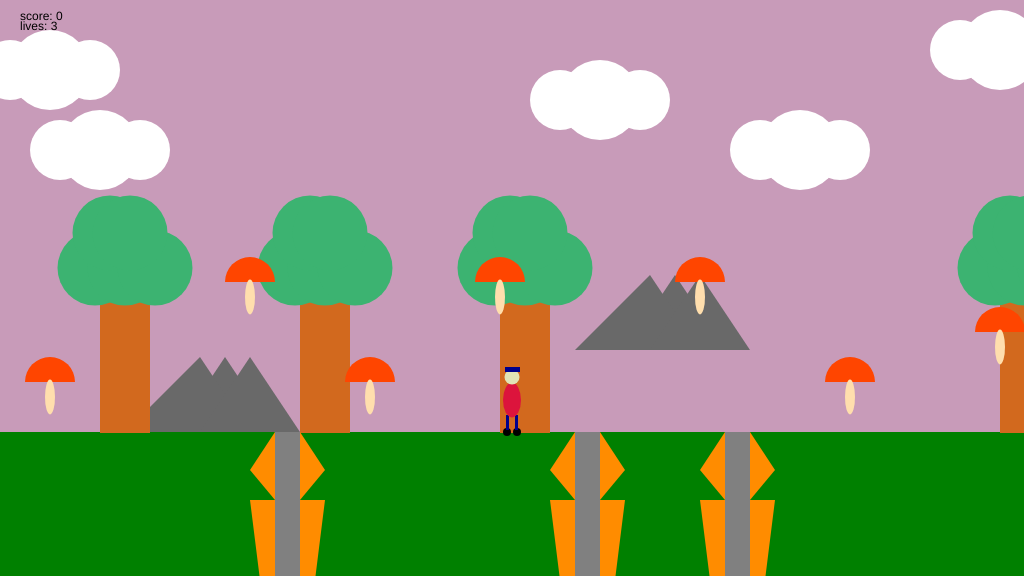
Frame 1 (no input)
Frame 60 (no input): identical to frame 1, image omitted
Frame 120 (the mouse pressed at the canvas centre since frame 60): identical to frame 1, image omitted

The p5.js sketch that drew this single still picture (run headless with seeded random() and noise() and a simulated clock; from frame 60 on, the mouse is pressed at the canvas centre):

// p5.js sketch
// ── sketch.js
/*

The Game Project 6 - Bring it all together

*/

var gameChar_x;
var gameChar_y;
var floorPos_y;
var scrollPos;
var gameChar_world_x;

var isLeft;
var isRight;
var isFalling;
var isPlummeting;
var isJumping;
var isTrapped;

var game_score;
var flagpole;
var lives;
var plattforms;

function setup(){
	createCanvas(1024, 576);
	floorPos_y = height * 3/4;
    
    lives = 3;
    
    startGame();
}


function draw(){
	background(200, 155, 185); //fill the background

	noStroke();
	fill(0, 128, 0);
	rect(0, floorPos_y, width, height/4); //fill the ground

    push();
    translate(scrollPos, 0);
    
	// Draw clouds.
    drawClouds();

	// Draw mountains.
    drawMountains();
    
	// Draw trees.
    drawTrees();
    
	// Draw canyons.
    for(var i = 0; i<canyons.length; i++){
        drawCanyon(canyons[i]);
        checkCanyon(canyons[i]);
    }
    
	// Draw collectable items.
   for(var j = 0; j<collectables.length; j++){
       if(!collectables[j].isFound){
            drawCollectable(collectables[j]);
            checkCollectable(collectables[j]);
       }
   }
    
    
    renderFlagpole();
        
    pop();
    
    
	// Draw game character.
	
	drawGameChar();
    
    //draw game score
    fill(0);
    noStroke();
    text("score: " + game_score, 20, 20);
    
    //draw life tokens
    noStroke();
    text("lives: " + lives, 20, 30);
    
     if(lives < 1){
            fill(0);
            noStroke();
            textSize(50);
            text("GAME OVER!!! Press space to continue", 75, 250);
            textSize(12);
            return;
        }
    
    if(flagpole.isReached){
        fill(0);
            noStroke();
            textSize(50);
            text("Level complete. Press space to continue", 75, 250);
            textSize(12);
            return;
    }

	//Logic to make the game character move or the background scroll.
	if(isLeft){
		if(gameChar_x > width * 0.2)
		{
			gameChar_x -= 5;
		}
		else
		{
			scrollPos += 5;
		}
	}

	if(isRight){
		if(gameChar_x < width * 0.8)
		{
			gameChar_x  += 5;
		}
		else
		{
			scrollPos -= 5; // negative for moving against the background
		}
	}

	// Logic to make the game character rise and fall.
     if(isFalling){
        gameChar_y -= 5;
    }
    
    
    if(isPlummeting){
        gameChar_y = min(gameChar_y+2, floorPos_y);
    }
    
    if(isTrapped){
       gameChar_y += 9;
       }
       
    
    if(!flagpole.isReached){
    checkFlagpole();
    }

	//Update real position of gameChar for collision detection.
	gameChar_world_x = gameChar_x - scrollPos;
    
    checkPlayerDie();
}



    //Function to start game
function startGame(){
    gameChar_x = width/2;
	gameChar_y = floorPos_y;

	// Variable to control the background scrolling.
	scrollPos = 0;

	// Variable to store the real position of the gameChar in the game
	// world. Needed for collision detection.
	gameChar_world_x = gameChar_x - scrollPos;

	// Boolean variables to control the movement of the game character.
	isLeft = false;
	isRight = false;
	isFalling = false;
	isPlummeting = false;
    isTrapped = false;

	// Initialise arrays of scenery objects.
    trees_x = [-650, -350, -150, 100, 300, 500, 1000, 1300, 1500, 2000, 2500];
    treePos_y = height/2;
    
    clouds = [{x_pos: -300, y_pos: 100, size: 80},
              {x_pos: -100, y_pos: 50, size: 80},
              {x_pos: 50, y_pos: 70, size: 80},
              {x_pos: 100, y_pos: 150, size: 80}, 
              {x_pos: 600, y_pos: 100, size: 80}, 
              {x_pos: 800, y_pos: 150, size: 80},
              {x_pos: 1000, y_pos: 50, size: 80},
              {x_pos: 1300, y_pos: 50, size: 80},
              {x_pos: 1500, y_pos: 100, size: 80},
              {x_pos: 1700, y_pos: 100, size: 80},
              {x_pos: 2000, y_pos: 50, size: 80},
              {x_pos: 2300, y_pos: 150, size: 80},
              {x_pos: 2700, y_pos: 100, size: 80}];
    
    mountains = [{x_pos: -500, y_pos: floorPos_y}, 
                 {x_pos: 200, y_pos: floorPos_y}, 
                 {x_pos: 650, y_pos: 350}, 
                 {x_pos: 1800, y_pos: 400}, 
                 {x_pos: 2200, y_pos: 350}];
    
    canyons = [{x_pos:550, width: 100}, {x_pos:250, width: 100}, {x_pos:700, width: 100}, {x_pos:1700, width: 100}];
    
    collectables = [{x_pos: 50, y_pos: floorPos_y-50, size: 50, isFound: false}, 
                    {x_pos: 250, y_pos: floorPos_y-150, size: 50, isFound: false}, 
                    {x_pos: 370, y_pos: floorPos_y-50, size: 50, isFound: false}, 
                    {x_pos: 500, y_pos: floorPos_y-150, size: 50, isFound: false}, 
                    {x_pos: 700, y_pos: floorPos_y-150, size: 50, isFound: false}, 
                    {x_pos: 850, y_pos: floorPos_y-50, size: 50, isFound: false},
                    {x_pos: 1000, y_pos: floorPos_y-100, size: 50, isFound: false},
                    {x_pos: 1150, y_pos: floorPos_y-50, size: 50, isFound: false},
                    {x_pos: 1400, y_pos: floorPos_y-110, size: 50, isFound: false},
                    {x_pos: 1550, y_pos: floorPos_y-95, size: 50, isFound: false},
                    {x_pos: 1900, y_pos: floorPos_y-50, size: 50, isFound: false},
                    {x_pos: 2100, y_pos: floorPos_y-100, size: 50, isFound: false},
                    {x_pos: 2340, y_pos: floorPos_y-95, size: 50, isFound: false}];
    
    
    game_score = 0;
    
    flagpole = {isReached: false, x_pos: 2700};
}

// ---------------------
// Key control functions
// ---------------------

function keyPressed(){

	//open up the console to see how these work
	console.log("keyPressed: " + key);
	console.log("keyPressed: " + keyCode);
    
    //left arrow pressed
    if(keyCode == 37){
        console.log("left arrow");
        isLeft = true;
    }
    //right key pressed
    else if(keyCode == 39){
        console.log("right arrow");
        isRight = true;
    }
    //top key pressed
    else if(keyCode == 38){
        console.log("top arrow");
        isFalling = true;
        isPlummeting = false;
    }

}

function keyReleased(){

	console.log("release" + keyCode);
	console.log("release" + key);

     //left arrow released
    if(keyCode == 37){
        console.log("left arrow");
        isLeft = false;
    }
    //right key released
    else if(keyCode == 39){
        console.log("right arrow");
        isRight = false;
    }
    //top key released
    else if(keyCode == 38){
        console.log("top arrow");
        isFalling = false;
        isPlummeting = true;
    }
}


// ------------------------------
// Game character render function
// ------------------------------

// Function to draw the game character.

function drawGameChar(){

	if(isLeft && isFalling){
		// add your jumping-left code
        //feet
        fill(0);
        ellipse(gameChar_x-8, gameChar_y-8, 8, 8);
        ellipse(gameChar_x, gameChar_y-8, 8, 8);
    
        //legs
        fill(0,0,139);
        rect(gameChar_x-7, gameChar_y-20, 3, 10);
        rect(gameChar_x, gameChar_y-20, 3, 10);
    
        //body
        fill(220,20,60);
        ellipse(gameChar_x-3, gameChar_y-32, 18, 30);
    
        //face
        fill(225,228,181);
        ellipse(gameChar_x-3, gameChar_y-55, 15, 15);
    
        //hat
        fill(0,0,139);
        rect(gameChar_x-12, gameChar_y-70, 15, 5);

	   }
	   else if(isRight && isFalling){
		// add your jumping-right code
        //feet
        fill(0);
        ellipse(gameChar_x, gameChar_y-8, 8, 8);
        ellipse(gameChar_x+7, gameChar_y-8, 8, 8);
    
        //legs
        fill(0,0,139);
        rect(gameChar_x-3, gameChar_y-20, 3, 10);
        rect(gameChar_x+4, gameChar_y-20, 3, 10);
    
        //body
        fill(220,20,60);
        ellipse(gameChar_x+3, gameChar_y-32, 18, 30);
    
        //face
        fill(225,228,181);
        ellipse(gameChar_x+3, gameChar_y-55, 15, 15);
    
        //hat
        fill(0,0,139);
        rect(gameChar_x-2, gameChar_y-70, 15, 5);

	}
	else if(isLeft){
		// add your walking left code
        //feet
        fill(0);
        ellipse(gameChar_x-2, gameChar_y, 8, 8);
        ellipse(gameChar_x+1, gameChar_y, 8, 8);
    
        //legs
        fill(0,0,139);
        rect(gameChar_x-2, gameChar_y-17, 3, 15);
        rect(gameChar_x+1, gameChar_y-17, 3, 15);
    
        //body
        fill(220,20,60);
        ellipse(gameChar_x, gameChar_y-32, 18, 35);
    
        //face
        fill(225,228,181);
        ellipse(gameChar_x, gameChar_y-55, 15, 15);
    
        //hat
        fill(0,0,139);
        rect(gameChar_x-10, gameChar_y-65, 15, 5);

	}
	else if(isRight){
		// add your walking right code
        //feet
        fill(0);
        ellipse(gameChar_x-2, gameChar_y, 8, 8);
        ellipse(gameChar_x+2, gameChar_y, 8, 8);
    
        //legs
        fill(0,0,139);
        rect(gameChar_x-4, gameChar_y-17, 3, 15);
        rect(gameChar_x-1, gameChar_y-17, 3, 15);
    
        //body
        fill(220,20,60);
        ellipse(gameChar_x, gameChar_y-32, 18, 35);
    
        //face
        fill(225,228,181);
        ellipse(gameChar_x, gameChar_y-55, 15, 15);
    
        //hat
        fill(0,0,139);
        rect(gameChar_x-5, gameChar_y-65, 15, 5);

	}
	else if(isFalling || isPlummeting){
		// add your jumping facing forwards code
         //feet
        fill(0);
        ellipse(gameChar_x-5, gameChar_y-8, 8, 8);
        ellipse(gameChar_x+5, gameChar_y-8, 8, 8);
    
        //legs
        fill(0,0,139);
        rect(gameChar_x-6, gameChar_y-20, 3, 10);
        rect(gameChar_x+3, gameChar_y-20, 3, 10);
    
        //body
        fill(220,20,60);
        ellipse(gameChar_x, gameChar_y-32, 18, 30);
    
        //face
        fill(225,228,181);
        ellipse(gameChar_x, gameChar_y-55, 15, 15);
    
        //hat
        fill(0,0,139);
        rect(gameChar_x-7, gameChar_y-70, 15, 5);

	}
	else{
		// add your standing front facing code
        //feet
        fill(0);
        ellipse(gameChar_x-5, gameChar_y, 8, 8);
        ellipse(gameChar_x+5, gameChar_y, 8, 8);
    
        //legs
        fill(0,0,139);
        rect(gameChar_x-6, gameChar_y-17, 3, 15);
        rect(gameChar_x+3, gameChar_y-17, 3, 15);
    
        //body
        fill(220,20,60);
        ellipse(gameChar_x, gameChar_y-32, 18, 35);
    
        //face
        fill(225,228,181);
        ellipse(gameChar_x, gameChar_y-55, 15, 15);
    
        //hat
        fill(0,0,139);
        rect(gameChar_x-7, gameChar_y-65, 15, 5);

	}

}

// ---------------------------
// Background render functions
// ---------------------------

// Function to draw cloud objects.
 function drawClouds(){
     for(var i=0; i<clouds.length; i++){
        fill(255,255,255);
        ellipse(clouds[i].x_pos, clouds[i].y_pos, clouds[i].size, clouds[i].size);
        ellipse(clouds[i].x_pos-40, clouds[i].y_pos, clouds[i].size-20, clouds[i].size-20);
        ellipse(clouds[i].x_pos+40, clouds[i].y_pos, clouds[i].size-20, clouds[i].size-20);
    }
}

// Function to draw mountains objects.
 function drawMountains(){
     for(var i=0; i<mountains.length; i++){
        fill(105, 105, 105);
        triangle(mountains[i].x_pos-25, mountains[i].y_pos, mountains[i].x_pos+75, mountains[i].y_pos, mountains[i].x_pos+25, mountains[i].y_pos-75);
        triangle(mountains[i].x_pos-75, mountains[i].y_pos, mountains[i].x_pos+50, mountains[i].y_pos, mountains[i].x_pos, mountains[i].y_pos-75);
        triangle(mountains[i].x_pos, mountains[i].y_pos, mountains[i].x_pos+100, mountains[i].y_pos, mountains[i].x_pos+50, mountains[i].y_pos-75);
    }
 }

// Function to draw trees objects.
 function drawTrees(){
     for(var i=0; i<trees_x.length; i++){ 
        fill(210, 105, 30);
        rect(trees_x[i], treePos_y, 50, 145);
        fill(60, 179, 113);
        ellipse(trees_x[i]-5, treePos_y-20, 75, 75);
        ellipse(trees_x[i]+25, treePos_y-20, 75, 75);
        ellipse(trees_x[i]+55, treePos_y-20, 75, 75);
        ellipse(trees_x[i]+10, treePos_y-55, 75, 75);
        ellipse(trees_x[i]+30, treePos_y-55, 75, 75);
    }
 }

// ---------------------------------
// Canyon render and check functions
// ---------------------------------

// Function to draw canyon objects.

function drawCanyon(t_canyon){
    fill(255, 140, 0);
    triangle(t_canyon.x_pos+25,t_canyon.width+332,t_canyon.x_pos,t_canyon.width+370,t_canyon.x_pos+25,t_canyon.width+400);
    triangle(t_canyon.x_pos+50,t_canyon.width+332,t_canyon.x_pos+75,t_canyon.width+370,t_canyon.x_pos+50,t_canyon.width+400);
    triangle(t_canyon.x_pos+50,t_canyon.width+400,t_canyon.x_pos+75,t_canyon.width+400,t_canyon.x_pos+50,t_canyon.width+600);
    triangle(t_canyon.x_pos+25,t_canyon.width+400,t_canyon.x_pos,t_canyon.width+400,t_canyon.x_pos+25,t_canyon.width+600);
    fill(128,128,128);
    rect(t_canyon.x_pos+25,432,25,200);
}

// Function to check character is over a canyon.
function checkCanyon(t_canyon){
    if((gameChar_world_x > t_canyon.x_pos + 0.25 * t_canyon.width)
    && (gameChar_world_x < (t_canyon.x_pos + 0.25 * t_canyon.width) + (t_canyon.width * 0.75))
    && gameChar_y >= floorPos_y){
        t_canyon.isTrapped = true;
    }
    else{
        t_canyon.isTrapped = false;
    }
    
    if(t_canyon.isTrapped == true){
        isPlummeting = false;
        isTrapped = true;
    }

}

//drawing plattforms using factory pattern
//function createPlattform(x_pos, y_pos, size){
//    draw: function(){
//        push();
//        fill(160, 82, 45);
//        rect(x_pos, y_pos, size);
//        pop();
//    }
//}



//Function to render flagpole
function renderFlagpole(){
    push();
    strokeWeight(5);
    stroke(0, 0, 205);
    line(flagpole.x_pos, floorPos_y, flagpole.x_pos, floorPos_y-250);
    noStroke();
    fill(178, 34, 34);
    
    if(flagpole.isReached){
    rect(flagpole.x_pos, floorPos_y-250, 70, 50);
    }
    else{
        rect(flagpole.x_pos, floorPos_y-50, 70, 50);
    }
    
    pop();
}

 //Function to check Flagpole
function checkFlagpole(){
    var d = abs(gameChar_world_x - flagpole.x_pos);
    
    if(d<15){
        flagpole.isReached = true;
    }
}


function checkPlayerDie(){
    if(isTrapped && gameChar_y > 575){
        lives -=1;
        if(lives > 0){
            startGame();
        }
    }
}

// ----------------------------------
// Collectable items render and check functions
// ----------------------------------

// Function to draw collectable objects.

function drawCollectable(t_collectable){
    if(t_collectable.isFound == false){
    fill(255,69,0);
    arc(t_collectable.x_pos, t_collectable.y_pos, t_collectable.size, t_collectable.size, PI, TWO_PI, CHORD);
    fill(255,222,173);
    ellipse(t_collectable.x_pos, t_collectable.y_pos+15, t_collectable.size-40, t_collectable.size-15);
    }
}

// Function to check character has collected an item.
function checkCollectable(t_collectable){
    if(dist(gameChar_world_x, gameChar_y, t_collectable.x_pos, t_collectable.y_pos) < 35){
        t_collectable.isFound = true;
        game_score += 1;
    }
}
